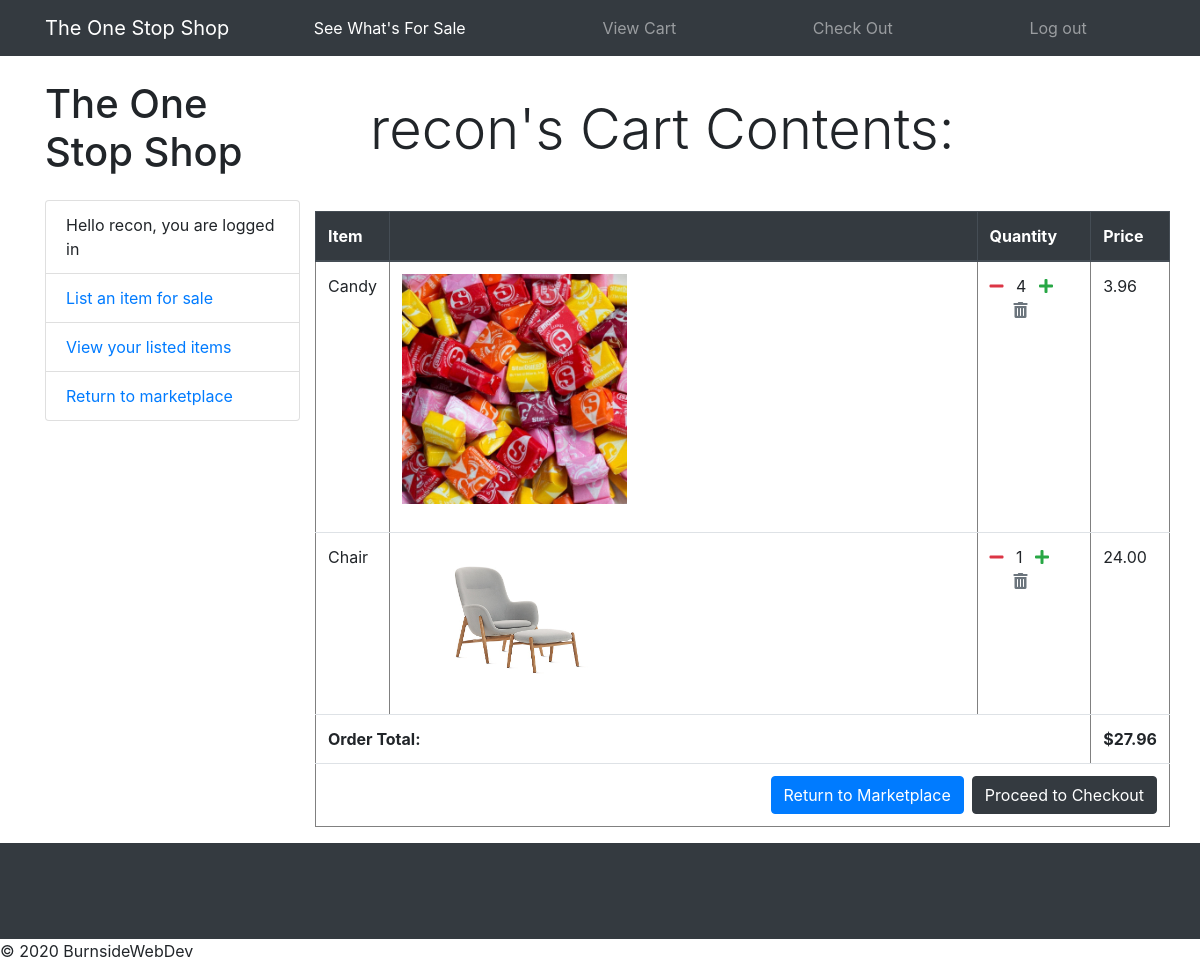
/my_cart (signed in), run on an earlier commit of the app's database.
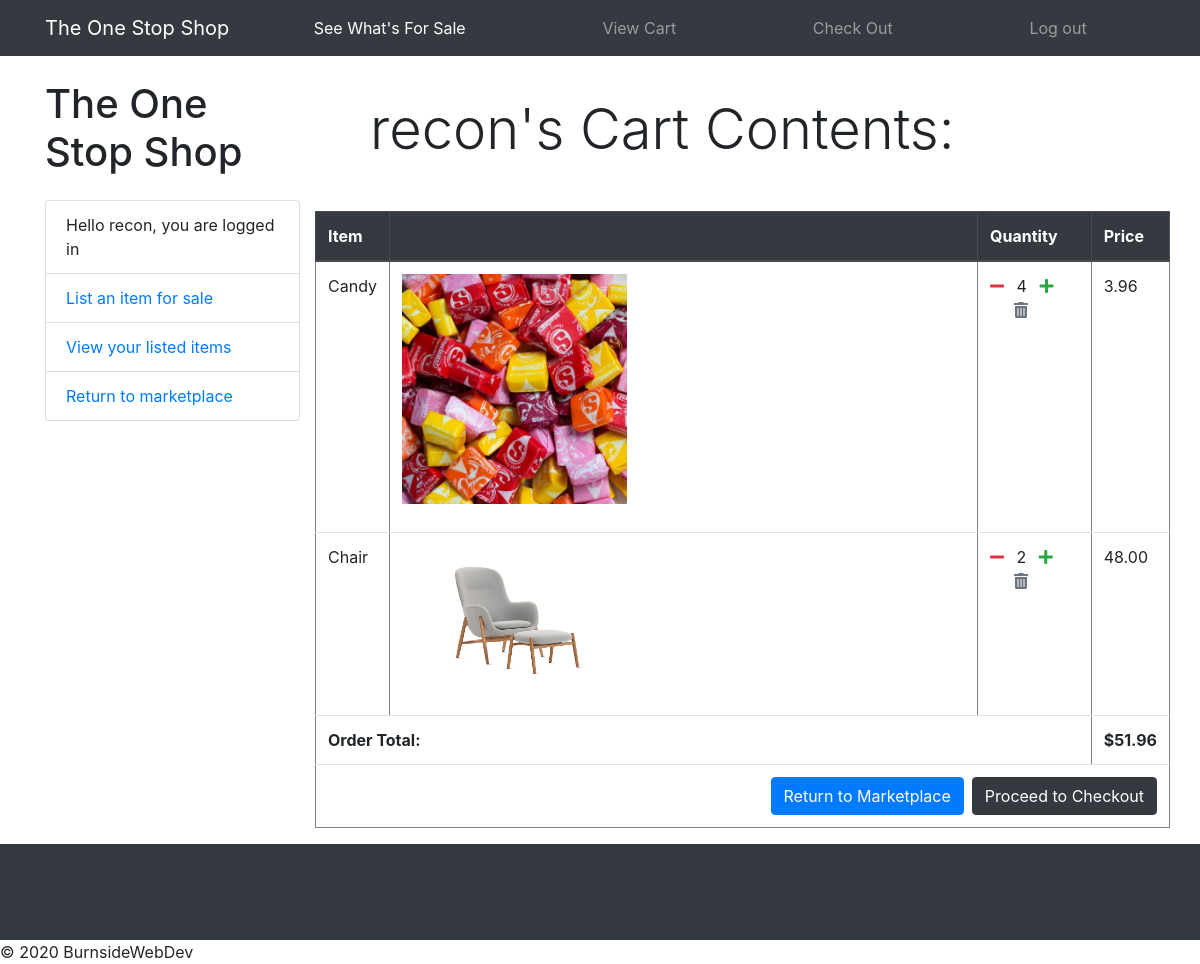
And on a later commit of the database.
### item/models.py (models this page shows, shortened)
class OrderItem(models.Model):
    item = models.OneToOneField(Item, on_delete=models.CASCADE)
    quantity = models.IntegerField(default=1)
    user = models.ForeignKey(settings.AUTH_USER_MODEL, on_delete=models.CASCADE)
    ordered = models.BooleanField(default=False)
    def get_total_item_price(self):
        return self.quantity * self.item.price

class Item(models.Model):
    owner = models.ForeignKey(User, on_delete=models.CASCADE)
    image = models.ImageField(upload_to='images/')
    itemname = models.CharField(max_length=100)
    descrip = models.CharField(max_length=1000)
    price = models.DecimalField(max_digits=10, decimal_places=2)
    inv_count = models.PositiveIntegerField()

class Order(models.Model):
    user = models.ForeignKey(settings.AUTH_USER_MODEL, on_delete=models.CASCADE)
    ordered = models.BooleanField(default=False)
    items = models.ManyToManyField(OrderItem)
    ordered_date = models.DateTimeField()
    def get_total(self):
        total = 0
        for order_item in self.items.all():
            total += order_item.get_total_item_price()
        return total

### item/views.py (the view)
# urls.py: path('my_cart', views.my_cart, name="my_cart"),
def my_cart(request):
        orderitems = OrderItem.objects.all()
        try:
           order = Order.objects.get(user=request.user)
           context = {'orderitems' : orderitems, 'order' : order}
        except Order.DoesNotExist:
           context = {}
        return render(request, 'view_cart.html', context)

### item/templates/view_cart.html (shortened to what this page needs)
{% extends 'navbar_l.html' %}
{% block content %}
<html lang="en">
   <head>
      <link href="static/vendor/bootstrap/css/bootstrap.min.css" rel="stylesheet">
      <link href="static/css/shop-homepage.css" rel="stylesheet">
      <link rel="stylesheet" href="https://use.fontawesome.com/releases/v5.8.2/css/all.css">
   </head>
   <body>
      <div class="container">
         <div class="row">
            <div class="col-lg-3">
               <h1 class="my-4">The One Stop Shop</h1>
               <div class="list-group">
                  <p class="list-group-item">Hello {{request.user.username}}, you are logged in</p>
                  <a href="{% url 'list_item' %}" class="list-group-item">List an item for sale</a>
                  <a href="{% url 'my_items' %}" class="list-group-item">View your listed items</a>
                  <a href="{% url 'index' %}" class="list-group-item">Return to marketplace</a>
               </div>
            </div>
            <div class="col-lg-9">
               <div class="banner">
                  <h1 class="display-4">{{request.user.username}}'s Cart Contents:</h1>
               </div>
               <div class="row">
                  <table class="table" border="1">
                     <thead class="thead-dark">
                        <tr>
                           <th scope="col">Item</th>
                           <th scope="col"></th>
                           <th scope="col">Quantity</th>
                           <th scope="col">Price</th>
                        </tr>
                     </thead>
                     {% for orderitem in orderitems %}
                     {% if orderitem.user == request.user %}
                     {% if orderitem.ordered == False %}
                     <tr>
                        <td>{{ orderitem.item.itemname }}</td>
                        <td>
                           <p><img class="img" width=40% height=40% src= {{orderitem.item.image.url}} alt=""></p>
                        </td>
                        <td class="amount">
                           <a class="text-danger" href="{% url 'remove_from_cart' orderitem.item.id %}"><i class="fas fa-minus mr-2"></i></a>
                           {{ orderitem.quantity }}
                           <a class="text-success" href="{% url 'add_to_cart' orderitem.item.id %}"><i class="fas fa-plus ml-2"></i></a>
                           <a class="text-secondary"href="{% url 'delete_from_cart' orderitem.item.id %}"><i class="fas fa-trash-alt ml-4"></i></a>
                        </td>
                        <td class="price">{{ orderitem.get_total_item_price }}</td>
                     </tr>
                     {% endif %}
                     {% endif %}
                     {% endfor %}
                     <tr>
                        <td colspan="3"><strong> Order Total: </strong> </td>
                        <td> <strong>${{order.get_total}}</strong></td>
                     </tr>
                     <tr>
                        <td colspan="5">
                           <a class="btn btn-dark float-right ml-2" href="{% url 'checkout' %}">Proceed to Checkout</a>
                           <a class="btn btn-primary float-right" href="{% url 'index' %}">Return to Marketplace</a>
                        </td>
                     </tr>
                  </table>
               </div>
            </div>
         </div>
      </div>
      <footer class="py-5 bg-dark">
         <div class="navbar fixed-bottom">
         </div>
      </footer>
   </body>
</html>
{% endblock %}

### accounts/templates/navbar_l.html (shortened to what this page needs)
<!DOCTYPE html>
{% load static %}
<link rel="stylesheet" href="https://stackpath.bootstrapcdn.com/bootstrap/4.3.1/css/bootstrap.min.css">
<html>
   <head>
   </head>
   <body>
      <nav class="navbar navbar-expand-lg navbar-dark bg-dark fixed-top">
         <div class="container">
            <div class="collapse navbar-collapse" id="navbarResponsive">
               <a class="navbar-brand" href="{% url 'index' %}">The One Stop Shop</a>
               <ul class="navbar-nav nav-fill w-100">
                  <li class="nav-item active">
                     <a class="nav-link" href="{% url 'index' %}">See What's For Sale</a>
                  </li>
                  <li class="nav-item">
                     <a class="nav-link" href="{% url 'my_cart' %}">View Cart</a>
                  </li>
                  <li class="nav-item">
                     <a class="nav-link" href="{% url 'checkout' %}">Check Out</a>
                  </li>
                  <li class="nav-item">
                     <a class="nav-link" href="{% url 'logout' %}">Log out</a>
                  </li>
               </ul>
            </div>
         </div>
      </nav>
      {% block content %}
      {% endblock %}
      <footer>
         &copy; 2020 BurnsideWebDev
      </footer>
   </body>
</html>

### accounts/static/css/shop-homepage.css (style rules this page uses)
body { padding-top: 56px; }
.banner { padding: 40px; }

What changed in the data, as far as the page shows it:
changed OrderItem "Chair": quantity "1" → "2"; get_total_item_price "24.00" → "48.00"
changed through a linked row, Order: get_total "27.96" → "51.96"
